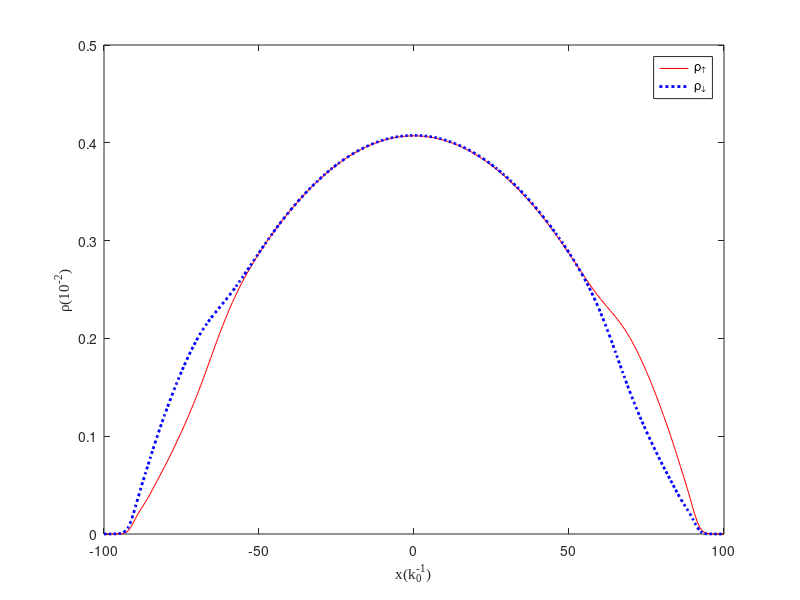
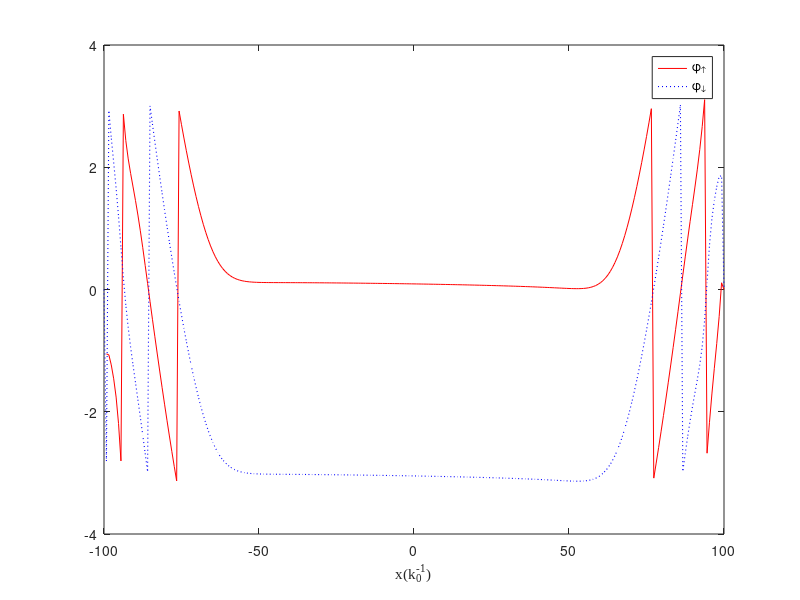

Recreate these plots in MATLAB, in order.
%% =========== single_specie ========================
% =============  =============================
% close all
clear all;
DENA1 = dlmread('DENA1.DAT');
DENA2 = dlmread('DENA2.DAT');
DENB1 = dlmread('DENB1.DAT');
DENB2 = dlmread('DENB2.DAT');
PHASEA1 = dlmread('PHASEA1.DAT');
PHASEA2 = dlmread('PHASEA2.DAT');
PHASEB1 = dlmread('PHASEB1.DAT'); 
PHASEB2 = dlmread('PHASEB2.DAT');
x = linspace(-100, 100, 257);

figure(1);
% multiply with 100
plot(x, 100*DENA1, 'r-', x, 100*DENA2, 'b:', 'LineWidth', 2);
xlabel('x(k_0^{-1})','FontName','Times New Roman');
ylabel('\rho(10^{-2})','FontName','Times New Roman');
legend('\rho_\uparrow', '\rho_\downarrow');

%%
% close all
figure(2);
plot(x, PHASEA1, 'r-', x, PHASEA2, 'b:', 'LineWidth', 0.8);
xlabel('x(k_0^{-1})','FontName','Times New Roman');
% ylabel('\phi');
legend('\phi_\uparrow', '\phi_\downarrow');

%% 
% figure(3);
% multiply with 100
% plot(x, 100*DENB1, 'r-', x, 100*DENB2, 'b:', 'LineWidth', 2);
% xlabel('x(k_0^{-1})','FontName','Times New Roman');
% ylabel('\rho(10^{-2})','FontName','Times New Roman');
% legend('\rho_\uparrow', '\rho_\downarrow');

%% 
% figure(4);
% plot(x, PHASEB1, 'r-', x, PHASEB2, 'b:', 'LineWidth', 0.8);
% xlabel('x(k_0^{-1})','FontName','Times New Roman');
% legend('\phi_\uparrow', '\phi_\downarrow');